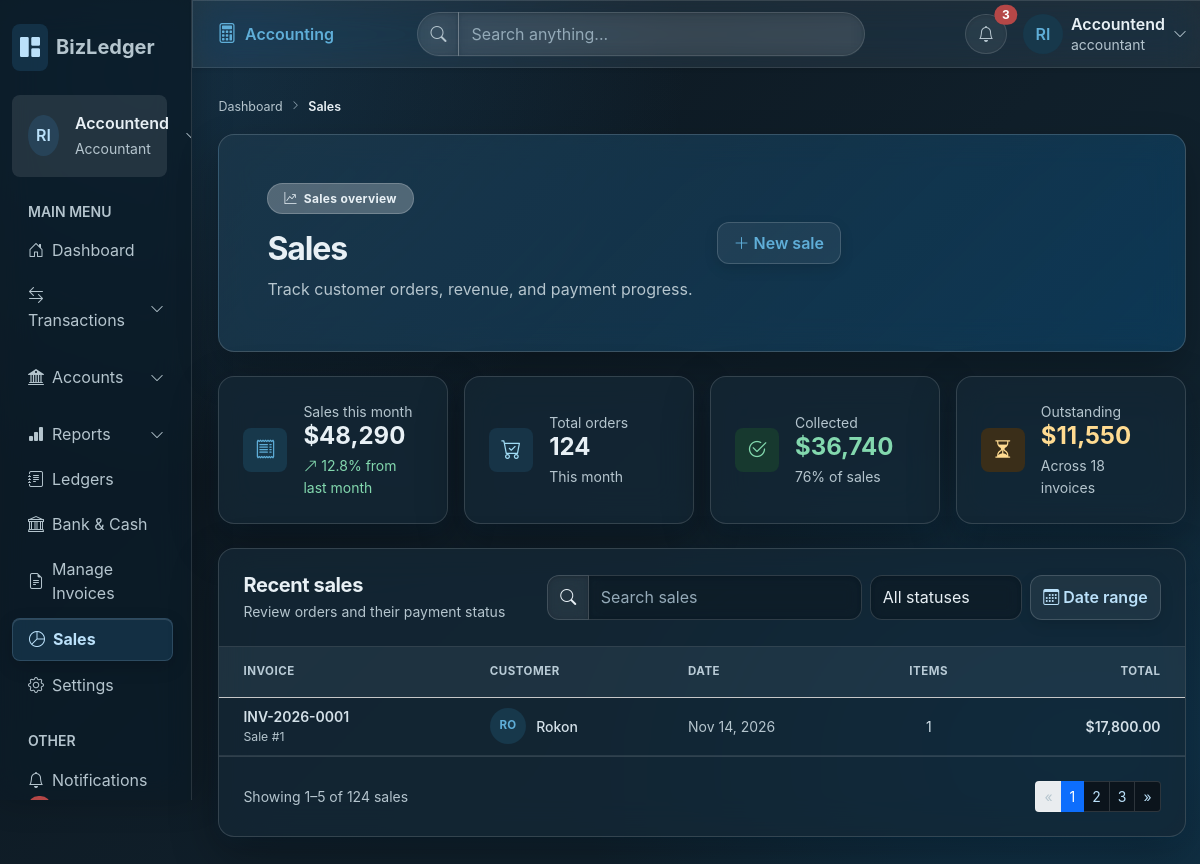
The page /admin/sales.php (signed in) on the database its author committed.
### tables this page shows
CREATE TABLE `sales` (
  `sale_id` int UNSIGNED NOT NULL,
  `company_id` int UNSIGNED NOT NULL,
  `customer_id` int UNSIGNED NOT NULL,
  `invoice_number` varchar(50) NOT NULL,
  `sale_date` date NOT NULL,
  `subtotal` decimal(15,2) NOT NULL DEFAULT '0.00',
  `discount` decimal(15,2) NOT NULL DEFAULT '0.00',
  `tax_amount` decimal(15,2) NOT NULL DEFAULT '0.00',
  `total_amount` decimal(15,2) NOT NULL DEFAULT '0.00',
  `status` enum('DRAFT','POSTED','PARTIAL','PAID','CANCELLED') NOT NULL DEFAULT 'DRAFT',
  `journal_id` int UNSIGNED DEFAULT NULL,
  `created_at` timestamp NOT NULL DEFAULT CURRENT_TIMESTAMP
);

CREATE TABLE `customers` (
  `customer_id` int UNSIGNED NOT NULL,
  `company_id` int UNSIGNED NOT NULL,
  `customer_name` varchar(150) NOT NULL,
  `phone` varchar(30) DEFAULT NULL,
  `email` varchar(150) DEFAULT NULL,
  `address` text,
  `status` tinyint NOT NULL DEFAULT '1',
  `created_at` timestamp NOT NULL DEFAULT CURRENT_TIMESTAMP,
  `updated_at` timestamp NOT NULL DEFAULT CURRENT_TIMESTAMP ON UPDATE CURRENT_TIMESTAMP
);

### admin/sales.php (the view, shortened to what this page needs)
<?php
include_once 'assets/db/bdconfig.php';
$company_id = (int) ($_SESSION['company_id'] ?? 1);
$sales = $conn -> query("SELECT s.*, c.customer_name, (SELECT COUNT(*) FROM sales_items si WHERE si.sale_id = s.sale_id) AS items
FROM sales s LEFT JOIN customers c ON c.customer_id = s.customer_id
WHERE s.company_id = '$company_id' ORDER BY s.sale_date DESC, s.sale_id DESC");
?>
<!DOCTYPE html>
<html lang="en">
<head>
    <link href="https://cdn.jsdelivr.net/npm/bootstrap@5.3.3/dist/css/bootstrap.min.css" rel="stylesheet">
    <link href="https://cdn.jsdelivr.net/npm/bootstrap-icons@1.11.3/font/bootstrap-icons.css" rel="stylesheet">
    <link href="assets/css/dashboard-shared.css" rel="stylesheet">
    <link href="assets/css/inventory.css" rel="stylesheet">
    <link href="assets/css/sales-invoices.css" rel="stylesheet">
    <link href="assets/css/glassmorphism.css" rel="stylesheet">
</head>
<body class="bg-body-tertiary dashboard-page inventory-page commerce-page">
    <div class="container-fluid px-0">
        <div class="row min-vh-100">
            <div class="col-lg-3 col-xl-2 p-0 bg-dark">
                <?php if (($_SESSION['role'] ?? '') === 'accountant') { include 'include/accountendsidebar.php'; } else { include 'include/adminsidebar.php'; } ?>
            </div>
            <main class="col-12 col-lg-9 col-xl-10 p-0">
                <?php if (($_SESSION['role'] ?? '') === 'accountant') { include 'include/accountendheadbar.php'; } else { include 'include/adminheadbar.php'; } ?>
                <div class="p-3 p-md-4 p-xl-5">
                    <nav class="inventory-breadcrumb mb-3" aria-label="Breadcrumb">
                        <a href="dashboard_admin.php" class="text-decoration-none">Dashboard</a>
                        <i class="bi bi-chevron-right mx-2" aria-hidden="true"></i>
                        <span aria-current="page">Sales</span>
                    </nav>
                    <section class="inventory-hero commerce-hero sales-hero rounded-4 shadow-sm text-white p-4 p-lg-5 mb-4">
                        <div class="d-flex flex-column flex-md-row justify-content-between align-items-md-center gap-4">
                            <div>
                                <span class="badge rounded-pill bg-white bg-opacity-25 text-white px-3 py-2 mb-3"><i class="bi bi-graph-up-arrow me-1" aria-hidden="true"></i> Sales overview</span>
                                <h1 class="h2 fw-bold mb-2">Sales</h1>
                                <p class="mb-0 text-white-50">Track customer orders, revenue, and payment progress.</p>
                            </div>
                            <button class="btn btn-light text-primary fw-semibold px-3 py-2 text-nowrap" type="button" data-bs-toggle="modal" data-bs-target="#newSaleModal">
                                <i class="bi bi-plus-lg me-1" aria-hidden="true"></i>New sale
                            </button>
                        </div>
                    </section>
                    <section class="row g-3 mb-4" aria-label="Sales summary">
                        <div class="col-12 col-sm-6 col-xl-3">
                            <article class="card inventory-stat rounded-4 h-100"><div class="card-body d-flex align-items-center gap-3 p-4"><span class="inventory-stat-icon rounded-3 bg-primary-subtle text-primary"><i class="bi bi-receipt" aria-hidden="true"></i></span><div><div class="small text-secondary">Sales this month</div><div class="h4 fw-bold mb-0">$48,290</div><div class="small text-success mt-1"><i class="bi bi-arrow-up-right" aria-hidden="true"></i> 12.8% from last month</div></div></div></article>
                        </div>
                        <div class="col-12 col-sm-6 col-xl-3">
                            <article class="card inventory-stat rounded-4 h-100"><div class="card-body d-flex align-items-center gap-3 p-4"><span class="inventory-stat-icon rounded-3 bg-info-subtle text-info-emphasis"><i class="bi bi-cart-check" aria-hidden="true"></i></span><div><div class="small text-secondary">Total orders</div><div class="h4 fw-bold mb-0">124</div><div class="small text-secondary mt-1">This month</div></div></div></article>
                        </div>
                        <div class="col-12 col-sm-6 col-xl-3">
                            <article class="card inventory-stat rounded-4 h-100"><div class="card-body d-flex align-items-center gap-3 p-4"><span class="inventory-stat-icon rounded-3 bg-success-subtle text-success"><i class="bi bi-check2-circle" aria-hidden="true"></i></span><div><div class="small text-secondary">Collected</div><div class="h4 fw-bold text-success mb-0">$36,740</div><div class="small text-secondary mt-1">76% of sales</div></div></div></article>
                        </div>
                        <div class="col-12 col-sm-6 col-xl-3">
                            <article class="card inventory-stat rounded-4 h-100"><div class="card-body d-flex align-items-center gap-3 p-4"><span class="inventory-stat-icon rounded-3 bg-warning-subtle text-warning-emphasis"><i class="bi bi-hourglass-split" aria-hidden="true"></i></span><div><div class="small text-secondary">Outstanding</div><div class="h4 fw-bold text-warning-emphasis mb-0">$11,550</div><div class="small text-secondary mt-1">Across 18 invoices</div></div></div></article>
                        </div>
                    </section>
                    <section class="card inventory-panel rounded-4 overflow-hidden" aria-labelledby="sales-list-title">
                        <div class="d-flex flex-column flex-xl-row justify-content-between align-items-xl-center gap-3 p-3 p-md-4 border-bottom">
                            <div><h2 class="h5 fw-bold mb-1" id="sales-list-title">Recent sales</h2><p class="small text-secondary mb-0">Review orders and their payment status</p></div>
                            <div class="d-flex flex-column flex-sm-row gap-2 inventory-filters">
                                <label class="input-group"><span class="input-group-text bg-white"><i class="bi bi-search" aria-hidden="true"></i></span><input class="form-control" type="search" placeholder="Search sales" aria-label="Search sales"></label>
                                <select class="form-select" aria-label="Filter sales by status"><option selected>All statuses</option><option>Paid</option><option>Partially paid</option><option>Posted</option><option>Draft</option></select>
                                <button class="btn btn-outline-secondary text-nowrap" type="button"><i class="bi bi-calendar3 me-1" aria-hidden="true"></i>Date range</button>
                            </div>
                        </div>
                        <div class="table-responsive">
                            <table class="table table-hover align-middle inventory-table commerce-table mb-0">
                                <thead class="table-light">
                                    <tr>
                                        <th scope="col" class="ps-4 py-3">Invoice</th>
                                        <th scope="col" class="py-3">Customer</th>
                                        <th scope="col" class="py-3">Date</th>
                                        <th scope="col" class="py-3 text-center">Items</th>
                                        <th scope="col" class="pe-4 py-3 text-end">Total</th>
                                    </tr>
                                </thead>
                                <tbody>
                                    <?php while($row = $sales -> fetch_assoc()){ ?>
                                    <tr>
                                        <td class="ps-4"><div class="fw-semibold"><?= htmlspecialchars($row['invoice_number']) ?></div><div class="small text-secondary">Sale #<?= $row['sale_id'] ?></div></td>
                                        <td><div class="customer-cell"><span class="customer-avatar bg-primary-subtle text-primary"><?= htmlspecialchars(strtoupper(substr($row['customer_name'] ?? '?', 0, 2))) ?></span><span class="fw-medium"><?= htmlspecialchars($row['customer_name'] ?? 'Unknown') ?></span></div></td>
                                        <td class="text-secondary text-nowrap"><?= date('M d, Y', strtotime($row['sale_date'])) ?></td>
                                        <td class="text-center"><?= $row['items'] ?></td>
                                        <td class="pe-4 text-end fw-semibold">$<?= number_format($row['total_amount'], 2) ?></td>
                                    </tr>
                                    <?php } ?>
                                </tbody>
                            </table>
                        </div>
                        <div class="d-flex flex-column flex-sm-row justify-content-between align-items-center gap-3 p-3 p-md-4 border-top">
                            <span class="small text-secondary">Showing 1–5 of 124 sales</span>
                            <nav aria-label="Sales pages"><ul class="pagination pagination-sm mb-0"><li class="page-item disabled"><a class="page-link" href="#" aria-label="Previous page"><span aria-hidden="true">&laquo;</span></a></li><li class="page-item active" aria-current="page"><a class="page-link" href="#">1</a></li><li class="page-item"><a class="page-link" href="#">2</a></li><li class="page-item"><a class="page-link" href="#">3</a></li><li class="page-item"><a class="page-link" href="#" aria-label="Next page"><span aria-hidden="true">&raquo;</span></a></li></ul></nav>
                        </div>
                    </section>
                </div>
            </main>
        </div>
    </div>
</body>
</html>

### admin/assets/css/dashboard-shared.css (style rules this page uses)
:root { --dashboard-ink: #17233c; --dashboard-muted: #68758b; }
body.dashboard-page { color: var(--dashboard-ink); background: #f5f7fb; }

### admin/assets/css/inventory.css (style rules this page uses)
.inventory-page { --inventory-ink: #17233c; --inventory-muted: #68758b; --inventory-border: #e6ebf3; color: var(--inventory-ink); background: radial-gradient(ellipse at 92% 10%, rgba(49, 89, 201, .045), transparent 28rem), #f5f7fb; }
.inventory-page main > .p-3 { padding-top: 1.5rem !important; }
.inventory-breadcrumb { display: flex; align-items: center; min-height: 1.5rem; color: #8a95a8; font-size: .78rem; }
.inventory-breadcrumb a { color: #68758b; }
.inventory-breadcrumb i { font-size: .6rem; }
.inventory-breadcrumb [aria-current="page"] { color: #34425b; font-weight: 600; }
.inventory-hero { position: relative; overflow: hidden; min-height: 13rem; display: flex; align-items: center; border: 1px solid rgba(255, 255, 255, .16); background: radial-gradient(circle at 88% 18%, rgba(255, 255, 255, .18), transparent 25%), linear-gradient(120deg, #173b8f, #3159c9 62%, #4777df); box-shadow: 0 .75rem 2rem rgba(35, 67, 151, .16) !important; }
.inventory-hero h1 { letter-spacing: -.035em; }
.inventory-hero p { max-width: 34rem; line-height: 1.65; }
.inventory-hero .badge { border: 1px solid rgba(255, 255, 255, .2); letter-spacing: .025em; }
.inventory-hero .btn { border: 0; box-shadow: 0 .35rem 1rem rgba(15, 35, 83, .12); transition: transform .18s ease, box-shadow .18s ease; }
.inventory-stat, .inventory-panel { border: 1px solid var(--inventory-border); box-shadow: 0 .25rem .75rem rgba(23, 35, 60, .035); }
.inventory-stat-icon { display: inline-flex; width: 2.75rem; height: 2.75rem; align-items: center; justify-content: center; flex: 0 0 auto; font-size: 1.25rem; }
.inventory-panel { border-radius: 1rem !important; }
.inventory-filters { width: 100%; }
.inventory-filters .input-group { flex: 1 1 15rem; min-width: 12rem; }
.inventory-filters .form-select { flex: 0 0 auto; width: auto; min-width: 9.5rem; }
.inventory-filters .form-control, .inventory-filters .form-select, .inventory-filters .input-group-text { border-color: #dfe5ef; }
.inventory-table thead th { color: #68758b; font-size: .72rem; font-weight: 700; letter-spacing: .045em; text-transform: uppercase; white-space: nowrap; }
.inventory-table td { color: #34425b; font-size: .875rem; }
@media (min-width: 1200px) { .inventory-filters { width: auto; } }

### admin/assets/css/sales-invoices.css (style rules this page uses)
.commerce-page { color: #17233c; }
.commerce-hero { background: radial-gradient(circle at 88% 18%, rgba(255, 255, 255, .18), transparent 25%), linear-gradient(120deg, #173b8f, #3159c9 62%, #4777df); }
.sales-hero { background: radial-gradient(circle at 88% 18%, rgba(255, 255, 255, .17), transparent 25%), linear-gradient(120deg, #16458d, #3159c9 58%, #567ce1); }
.commerce-table thead th { white-space: nowrap; }
.commerce-table td { white-space: nowrap; }
.customer-cell { display: inline-flex; align-items: center; gap: .65rem; }
.customer-avatar { display: inline-flex; width: 2.25rem; height: 2.25rem; align-items: center; justify-content: center; flex: 0 0 auto; border-radius: 50%; font-size: .72rem; font-weight: 700; }

### rows shown on the page
sales: invoice_number "INV-2026-0001", sale_id "1", customer.customer_name "RO", customer.customer_name "Rokon", sale_date "Nov 14, 2026", items "1", total_amount "17,800.00"

### other values the page prints
$_SESSION['name'] "Accountend"
$_SESSION['role'] "accountant"
